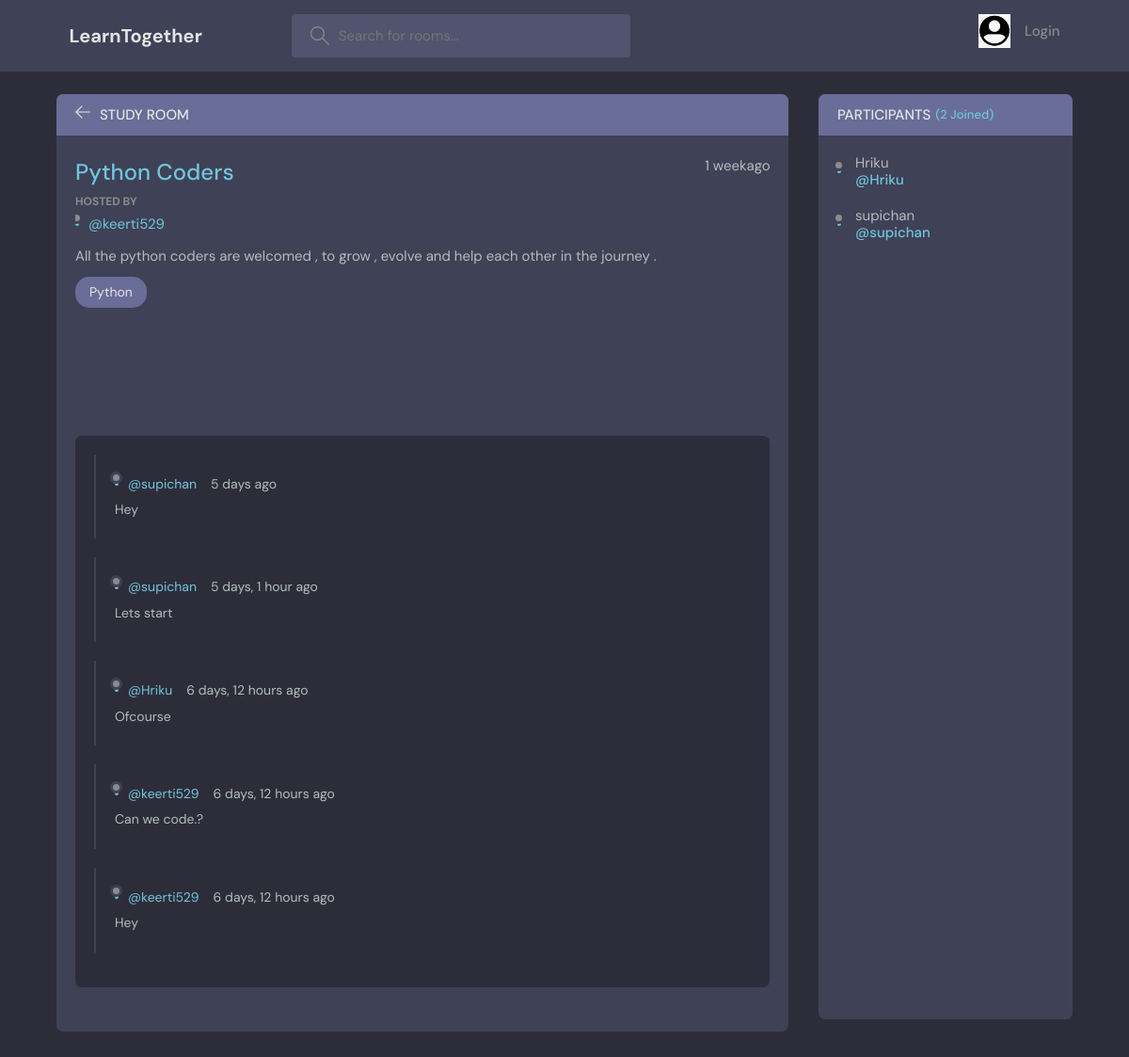
Page /room/1/ on the earlier database version.
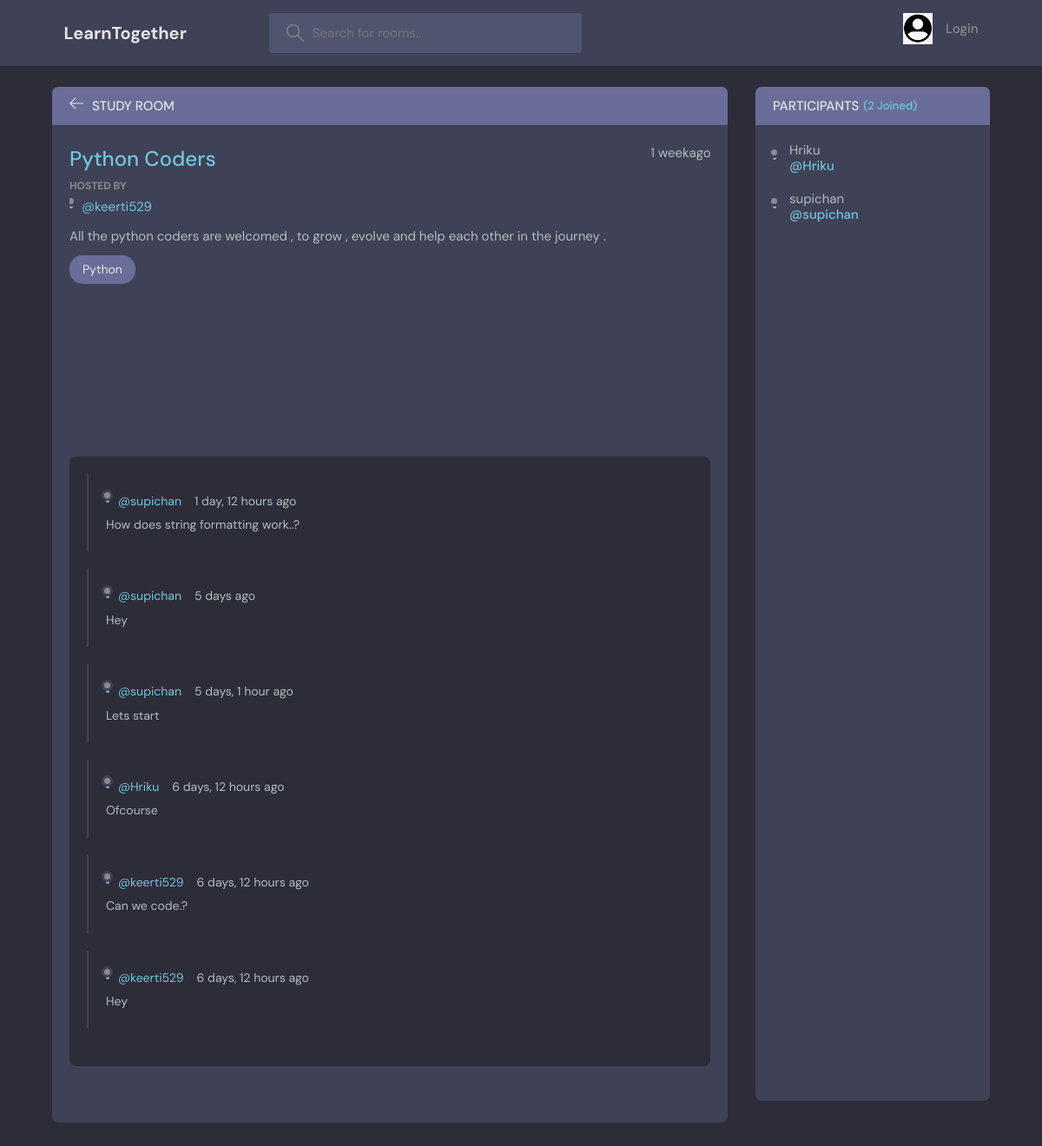
Same page on the later database version.
### base/models.py (models this page shows, shortened)
class Message(models.Model):
    user=models.ForeignKey(User,on_delete=models.CASCADE)
    room=models.ForeignKey(Room,on_delete=models.CASCADE)
    body=models.TextField()
    updated=models.DateTimeField(auto_now=True)
    created=models.DateTimeField(auto_now_add=True)
    class Meta:
        ordering=['-updated', '-created']

### base/views.py (the view, shortened to what this page needs)
# urls.py: path('room/<str:pk>/',views.room,name="room"),
def room(request,pk):
    room=Room.objects.get(id=pk)
    room_messages=room.message_set.all().order_by('-created')
    participants=room.participants.all()
    context={'room':room,'room_messages':room_messages,'participants':participants }
    return render(request, 'base/room.html',context)

### base/models.py (called while the page is built)
    def __str__(self):
        return self.name

### base/templates/base/room.html (shortened to what this page needs)
{% extends 'main.html' %}
{% block content %}
    <main class="profile-page layout layout--2">
      <div class="container">
        <div class="room">
          <div class="room__top">
            <div class="room__topLeft">
              <a href="{% url 'home' %}">
                <svg version="1.1" xmlns="http://www.w3.org/2000/svg" width="32" height="32" viewBox="0 0 32 32">
                  <title>arrow-left</title>
                  <path
                    d="M13.723 2.286l-13.723 13.714 13.719 13.714 1.616-1.611-10.96-10.96h27.625v-2.286h-27.625l10.965-10.965-1.616-1.607z"
                  ></path>
                </svg>
              </a>
              <h3>Study Room</h3>
            </div>
          </div>
          <div class="room__box scroll">
            <div class="room__header scroll">
              <div class="room__info">
                <h3>{{room.name}}</h3>
                <span>{{room.created|timesince}}ago</span>
              </div>
              <div class="room__hosted">
                <p>Hosted By</p>
                <a href="{% url 'user-profile' room.host.id %}" class="room__author">
                  <div class="avatar avatar--small">
                  </div>
                  <span>@{{room.host.username}}</span>
                </a>
              </div>
              <div class="room__details">
                {{room.description}}
              </div>
              <span class="room__topics">{{room.topic}}</span>
            </div>
            <div class="room__conversation">
              <div class="threads scroll">
                {% for message in room_messages%}
                <div class="thread">
                  <div class="thread__top">
                    <div class="thread__author">
                      <a href="{% url 'user-profile' message.user.id %}" class="thread__authorInfo">
                        <div class="avatar avatar--small">
                        </div>
                        <span>@{{message.user.username}}</span>
                      </a>
                      <span class="thread__date">{{message.created|timesince}} ago</span>
                    </div>
                  </div>
                  <div class="thread__details">
                    {{message.body }}
                  </div>
                </div>
                {% endfor %}
              </div>
            </div>
          </div>
          <div class="room__message">
          </div>
        </div>
        <div class="participants">
          <h3 class="participants__top">Participants <span>({{participants.count}} Joined)</span></h3>
          <div class="participants__list scroll">
            {% for participant in participants %}
            <a href="{% url 'user-profile' participant.id %}" class="participant">
              <div class="avatar avatar--medium">
              </div>
              <p>
                {{participant.username}}
                <span>@{{participant.username}}</span>
              </p>
            </a>
            {% endfor %}
          </div>
        </div>
      </div>
    </main>
    {% endblock  %}

Differences in the rows shown:
added Message: user.username "supichan", created "1 day, 12 hours", body "How does string formatting work..?"
